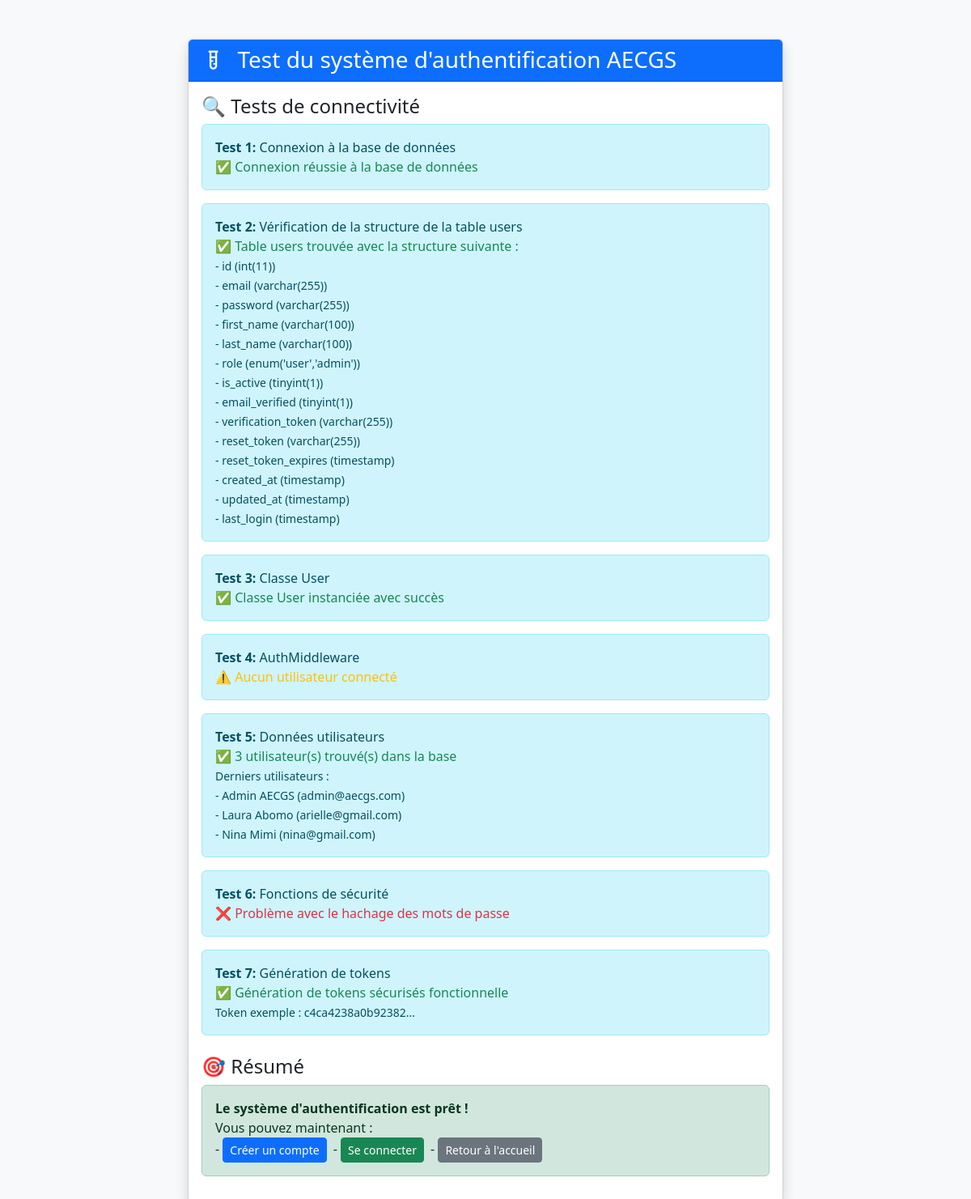
The app's page /auth/test.php with its own data.
### tables this page shows
CREATE TABLE `users` (
    `id` INT PRIMARY KEY AUTO_INCREMENT,
    `email` VARCHAR(255) NOT NULL UNIQUE,
    `password` VARCHAR(255) NOT NULL,
    `first_name` VARCHAR(100) NOT NULL,
    `last_name` VARCHAR(100) NOT NULL,
    `role` ENUM('user', 'admin') DEFAULT 'user',
    `is_active` BOOLEAN DEFAULT TRUE,
    `email_verified` BOOLEAN DEFAULT FALSE,
    `verification_token` VARCHAR(255) NULL,
    `reset_token` VARCHAR(255) NULL,
    `reset_token_expires` TIMESTAMP NULL,
    `created_at` TIMESTAMP DEFAULT CURRENT_TIMESTAMP,
    `updated_at` TIMESTAMP DEFAULT CURRENT_TIMESTAMP ON UPDATE CURRENT_TIMESTAMP,
    `last_login` TIMESTAMP NULL
);

### auth/Database.php (called while the page is built, shortened)
<?php
class Database {
    private $host = 'localhost';
    private $username = 'root';
    private $password = '';
    private $database = 'aecgs';
    private $connection;
    private function connect() {
        try {
            $this->connection = new mysqli($this->host, $this->username, $this->password, $this->database);
            $this->connection->set_charset("utf8mb4");
        } catch (Exception $e) {
            die("Erreur de connexion: " . $e->getMessage());
        }
    }
    public function prepare($query) {
        return $this->connection->prepare($query);
    }
    public function query($query) {
        return $this->connection->query($query);
    }
}

### auth/AuthMiddleware.php (called while the page is built, shortened)
<?php
require_once __DIR__ . '/User.php';
class AuthMiddleware {
    private $user;
    public function __construct() {
        $this->user = new User();
    }
    public function getCurrentUser() {
        if (!$this->user->isLoggedIn()) {
            return null;
        }
        return [
            'id' => $_SESSION['user_id'] ?? null,
            'name' => $_SESSION['username'] ?? null,
            'email' => $_SESSION['user_email'] ?? null,
            'role' => $_SESSION['user_role'] ?? 'user',
            'is_admin' => $_SESSION['is_admin'] ?? false
        ];
    }
}
function auth() {
    static $auth = null;
    if ($auth === null) {
        $auth = new AuthMiddleware();
        $auth->startSession();
    }
    return $auth;
}

### auth/User.php (called while the page is built, shortened)
<?php
require_once 'Database.php';
class User {
    private $db;
    private $table = 'users';
    public function __construct() {
        $this->db = new Database();
    }
    public function getAllUsers() {
        $stmt = $this->db->prepare("SELECT id, first_name, last_name, email, role, is_active, email_verified, created_at, last_login FROM {$this->table} ORDER BY created_at DESC");
        $stmt->execute();
        $result = $stmt->get_result();
        return $result->fetch_all(MYSQLI_ASSOC);
    }
    public function isLoggedIn() {
        return isset($_SESSION['logged_in']) && $_SESSION['logged_in'] === true;
    }
}

### auth/test.php (the view, shortened to what this page needs)
<!DOCTYPE html>
<html lang="fr">
<head>
    <link href="https://cdn.jsdelivr.net/npm/bootstrap@5.3.0/dist/css/bootstrap.min.css" rel="stylesheet">
    <link rel="stylesheet" href="https://cdnjs.cloudflare.com/ajax/libs/remixicon/4.2.0/remixicon.css">
</head>
<body class="bg-light">
    <div class="container py-5">
        <div class="row justify-content-center">
            <div class="col-lg-8">
                <div class="card shadow">
                    <div class="card-header bg-primary text-white">
                        <h3 class="mb-0">
                            <i class="ri-test-tube-line me-2"></i>
                            Test du système d'authentification AECGS
                        </h3>
                    </div>
                    <div class="card-body">
                        <?php
                        require_once 'Database.php';
                        require_once 'User.php';
                        require_once 'AuthMiddleware.php';
                        echo "<h4>🔍 Tests de connectivité</h4>";
                        echo "<div class='alert alert-info'>";
                        echo "<strong>Test 1:</strong> Connexion à la base de données<br>";
                        try {
                            echo "<span class='text-success'>✅ Connexion réussie à la base de données</span>";
                        } catch (Exception $e) {
                            echo "<span class='text-danger'>❌ Erreur de connexion : " . $e->getMessage() . "</span>";
                        }
                        echo "</div>";
                        echo "<div class='alert alert-info'>";
                        echo "<strong>Test 2:</strong> Vérification de la structure de la table users<br>";
                        try {
                            $db = new Database();
                            $result = $db->query("DESCRIBE users");
                            if ($result) {
                                echo "<span class='text-success'>✅ Table users trouvée avec la structure suivante :</span><br>";
                                echo "<small>";
                                while ($row = $result->fetch_assoc()) {
                                    echo "- " . $row['Field'] . " (" . $row['Type'] . ")<br>";
                                }
                                echo "</small>";
                            }
                        } catch (Exception $e) {
                            echo "<span class='text-danger'>❌ Erreur table users : " . $e->getMessage() . "</span>";
                        }
                        echo "</div>";
                        echo "<div class='alert alert-info'>";
                        echo "<strong>Test 3:</strong> Classe User<br>";
                        try {
                            echo "<span class='text-success'>✅ Classe User instanciée avec succès</span>";
                        } catch (Exception $e) {
                            echo "<span class='text-danger'>❌ Erreur classe User : " . $e->getMessage() . "</span>";
                        }
                        echo "</div>";
                        echo "<div class='alert alert-info'>";
                        echo "<strong>Test 4:</strong> AuthMiddleware<br>";
                        try {
                            $auth = auth();
                            $currentUser = $auth->getCurrentUser();
                            if ($currentUser) {
                                echo "<span class='text-success'>✅ Utilisateur connecté : " . htmlspecialchars($currentUser['name']) . "</span>";
                            } else {
                                echo "<span class='text-warning'>⚠️ Aucun utilisateur connecté</span>";
                            }
                        } catch (Exception $e) {
                            echo "<span class='text-danger'>❌ Erreur AuthMiddleware : " . $e->getMessage() . "</span>";
                        }
                        echo "</div>";
                        echo "<div class='alert alert-info'>";
                        echo "<strong>Test 5:</strong> Données utilisateurs<br>";
                        try {
                            $user = new User();
                            $users = $user->getAllUsers();
                            $count = count($users);
                            echo "<span class='text-success'>✅ $count utilisateur(s) trouvé(s) dans la base</span><br>";
                            if ($count > 0) {
                                echo "<small>Derniers utilisateurs :</small><br>";
                                echo "<small>";
                                foreach (array_slice($users, 0, 3) as $userData) {
                                    echo "- " . htmlspecialchars($userData['first_name'] . ' ' . $userData['last_name']) .
                                         " (" . htmlspecialchars($userData['email']) . ")<br>";
                                }
                                echo "</small>";
                            }
                        } catch (Exception $e) {
                            echo "<span class='text-danger'>❌ Erreur récupération utilisateurs : " . $e->getMessage() . "</span>";
                        }
                        echo "</div>";
                        echo "<div class='alert alert-info'>";
                        echo "<strong>Test 6:</strong> Fonctions de sécurité<br>";
                        $testPassword = "test123";
                        $hashedPassword = password_hash($testPassword, PASSWORD_BCRYPT);
                        $verified = password_verify($testPassword, $hashedPassword);
                        if ($verified) {
                            echo "<span class='text-success'>✅ Hachage et vérification des mots de passe fonctionnels</span>";
                        } else {
                            echo "<span class='text-danger'>❌ Problème avec le hachage des mots de passe</span>";
                        }
                        echo "</div>";
                        echo "<div class='alert alert-info'>";
                        echo "<strong>Test 7:</strong> Génération de tokens<br>";
                        try {
                            $token = bin2hex(random_bytes(32));
                            if (strlen($token) === 64) {
                                echo "<span class='text-success'>✅ Génération de tokens sécurisés fonctionnelle</span><br>";
                                echo "<small>Token exemple : " . substr($token, 0, 16) . "...</small>";
                            } else {
                                echo "<span class='text-danger'>❌ Problème avec la génération de tokens</span>";
                            }
                        } catch (Exception $e) {
                            echo "<span class='text-danger'>❌ Erreur génération token : " . $e->getMessage() . "</span>";
                        }
                        echo "</div>";
                        echo "<h4 class='mt-4'>🎯 Résumé</h4>";
                        echo "<div class='alert alert-success'>";
                        echo "<strong>Le système d'authentification est prêt !</strong><br>";
                        echo "Vous pouvez maintenant :<br>";
                        echo "- <a href='register.php' class='btn btn-sm btn-primary me-2'>Créer un compte</a>";
                        echo "- <a href='login.php' class='btn btn-sm btn-success me-2'>Se connecter</a>";
                        echo "- <a href='../index.php' class='btn btn-sm btn-secondary'>Retour à l'accueil</a>";
                        echo "</div>";
                        ?>
                    </div>
                </div>
            </div>
        </div>
    </div>
</body>
</html>

### records on screen
users: first_name+last_name "Admin AECGS", email "admin@aecgs.com"
users: first_name+last_name "Laura Abomo", email "arielle@gmail.com"
users: first_name+last_name "Nina Mimi", email "nina@gmail.com"

### other values on screen
$row['Field'] "id"
$row['Type'] "int(11)"
$row['Field'] "email"
$row['Type'] "varchar(255)"
$row['Field'] "password"
$row['Field'] "first_name"
$row['Type'] "varchar(100)"
$row['Field'] "last_name"
$row['Field'] "role"
$row['Type'] "enum('user','admin')"
$row['Field'] "is_active"
$row['Type'] "tinyint(1)"
$row['Field'] "email_verified"
$row['Field'] "verification_token"
$row['Field'] "reset_token"
